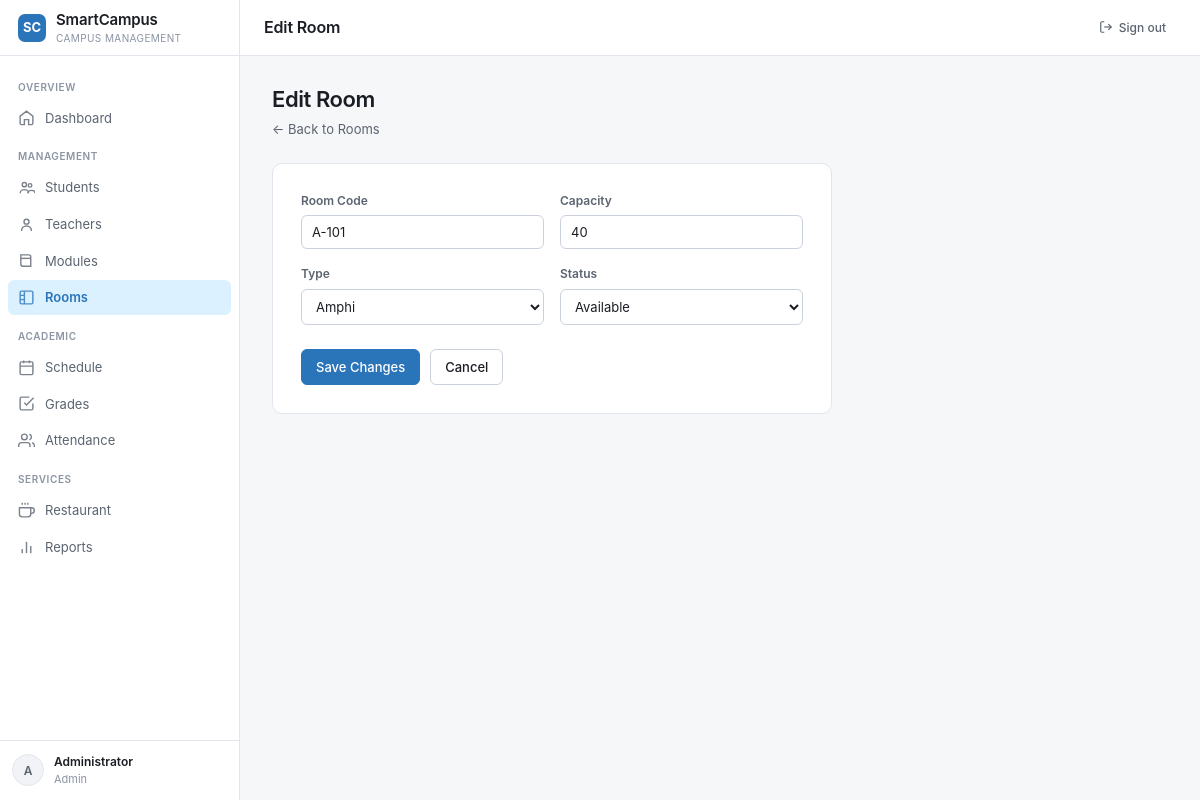
The page /rooms/edit/1 (signed in) on the database its author committed.
### tables this page shows
CREATE TABLE rooms (
            id          INTEGER PRIMARY KEY AUTOINCREMENT,
            code        TEXT    NOT NULL UNIQUE,
            capacity    INTEGER NOT NULL DEFAULT 30,
            type        TEXT    NOT NULL DEFAULT 'TD',
            status      TEXT    NOT NULL DEFAULT 'available'
                        CHECK(status IN ('available','occupied','maintenance'))
        );

### app.py (the view, shortened to what this page needs)
@app.route("/rooms/edit/<int:rid>", methods=["GET", "POST"])
@login_required(roles=["admin"])
def room_edit(rid):
    db = get_db()
    room = row_to_dict(db.execute("SELECT * FROM rooms WHERE id=?", (rid,)).fetchone())
    if not room:
        db.close()
        flash("Room not found.", "danger")
        return redirect(url_for("rooms"))
    db.close()
    return render_template("room_form.html", room=room)

### app.py (called while the page is built)
def login_required(roles=None):
    def decorator(f):
        @functools.wraps(f)
        def wrapped(*args, **kwargs):
            if "user_id" not in session:
                flash("Please sign in first.", "warning")
                return redirect(url_for("login"))
            if roles and session.get("role") not in roles:
                flash("Access denied.", "danger")
                return redirect(url_for("dashboard"))
            return f(*args, **kwargs)
        return wrapped
    return decorator

def row_to_dict(row):
    return dict(row) if row else None

### database.py (called while the page is built)
def get_db():
    conn = sqlite3.connect(DB_PATH)
    conn.row_factory = sqlite3.Row
    conn.execute("PRAGMA foreign_keys = ON")
    return conn

### templates/room_form.html (shortened to what this page needs)
{% extends "base.html" %}
{% block page_title %}{% if room %}Edit Room{% else %}Add Room{% endif %}{% endblock %}
{% block content %}
<div class="page-header">
  <div>
    <h1>{% if room %}Edit Room{% else %}Add Room{% endif %}</h1>
    <p><a href="{{ url_for('rooms') }}" style="color:#5b6470;text-decoration:none;">← Back to Rooms</a></p>
  </div>
</div>
<div class="form-card">
  <form method="POST">
    <div class="form-grid">
      <div class="form-group">
        <label>Room Code</label>
        <input type="text" name="code" value="{{ room.code if room else '' }}" placeholder="A-101" required>
      </div>
      <div class="form-group">
        <label>Capacity</label>
        <input type="number" name="capacity" value="{{ room.capacity if room else 30 }}" min="1" required>
      </div>
      <div class="form-group">
        <label>Type</label>
        <select name="type">
          {% for t in ['Amphi','TD','Lab','Salle'] %}
          <option value="{{ t }}" {% if room and room.type == t %}selected{% endif %}>{{ t }}</option>
          {% endfor %}
        </select>
      </div>
      <div class="form-group">
        <label>Status</label>
        <select name="status">
          <option value="available" {% if room and room.status == 'available' %}selected{% endif %}>Available</option>
        </select>
      </div>
    </div>
    <div style="display:flex;gap:10px;margin-top:24px;">
      <button type="submit" class="btn btn-primary">{% if room %}Save Changes{% else %}Add Room{% endif %}</button>
      <a href="{{ url_for('rooms') }}" class="btn">Cancel</a>
    </div>
  </form>
</div>
{% endblock %}

### templates/base.html (style rules this page uses)
*, *::before, *::after { box-sizing: border-box; }
html, body { height: 100%; margin: 0; }
body { font-family: 'Inter', -apple-system, BlinkMacSystemFont, 'Segoe UI', system-ui, sans-serif; background: #f6f7f9; color: #1a1d23; font-size: 14px; line-height: 1.45; -webkit-font-smoothing: antialiased; }
.page-header { display: flex; align-items: flex-end; justify-content: space-between; margin-bottom: 24px; gap: 16px; flex-wrap: wrap; }
.page-header h1 { margin: 0; font-size: 22px; font-weight: 600; letter-spacing: -0.02em; }
.page-header p { margin: 4px 0 0; color: #5b6470; font-size: 13px; }
.btn { display: inline-flex; align-items: center; gap: 6px; padding: 8px 14px; border-radius: 6px; border: 1px solid #cbd2db; background: #fff; color: #1a1d23; font-size: 13px; font-weight: 500; font-family: inherit; cursor: pointer; text-decoration: none; white-space: nowrap; transition: background 0.12s; }
.btn-primary { background: oklch(0.55 0.13 250); color: #fff; border-color: oklch(0.55 0.13 250); }
.form-card { background: #fff; border: 1px solid #e2e6ec; border-radius: 10px; padding: 28px; max-width: 560px; }
.form-grid { display: grid; grid-template-columns: 1fr 1fr; gap: 16px; }
.form-group { display: flex; flex-direction: column; gap: 6px; }
label { font-size: 12px; font-weight: 600; color: #5b6470; }
input, select, textarea { padding: 8px 10px; border: 1px solid #cbd2db; border-radius: 6px; font-size: 13px; font-family: inherit; background: #fff; color: #1a1d23; transition: border-color 0.12s, box-shadow 0.12s; }

### rows shown on the page
rooms: code "A-101", capacity "40", type "Amphi", status "Available"

### other values the page prints
{{ session.name[0].upper() }} "A"
{{ session.name }} "Administrator"
{{ session.role | capitalize }} "Admin"
